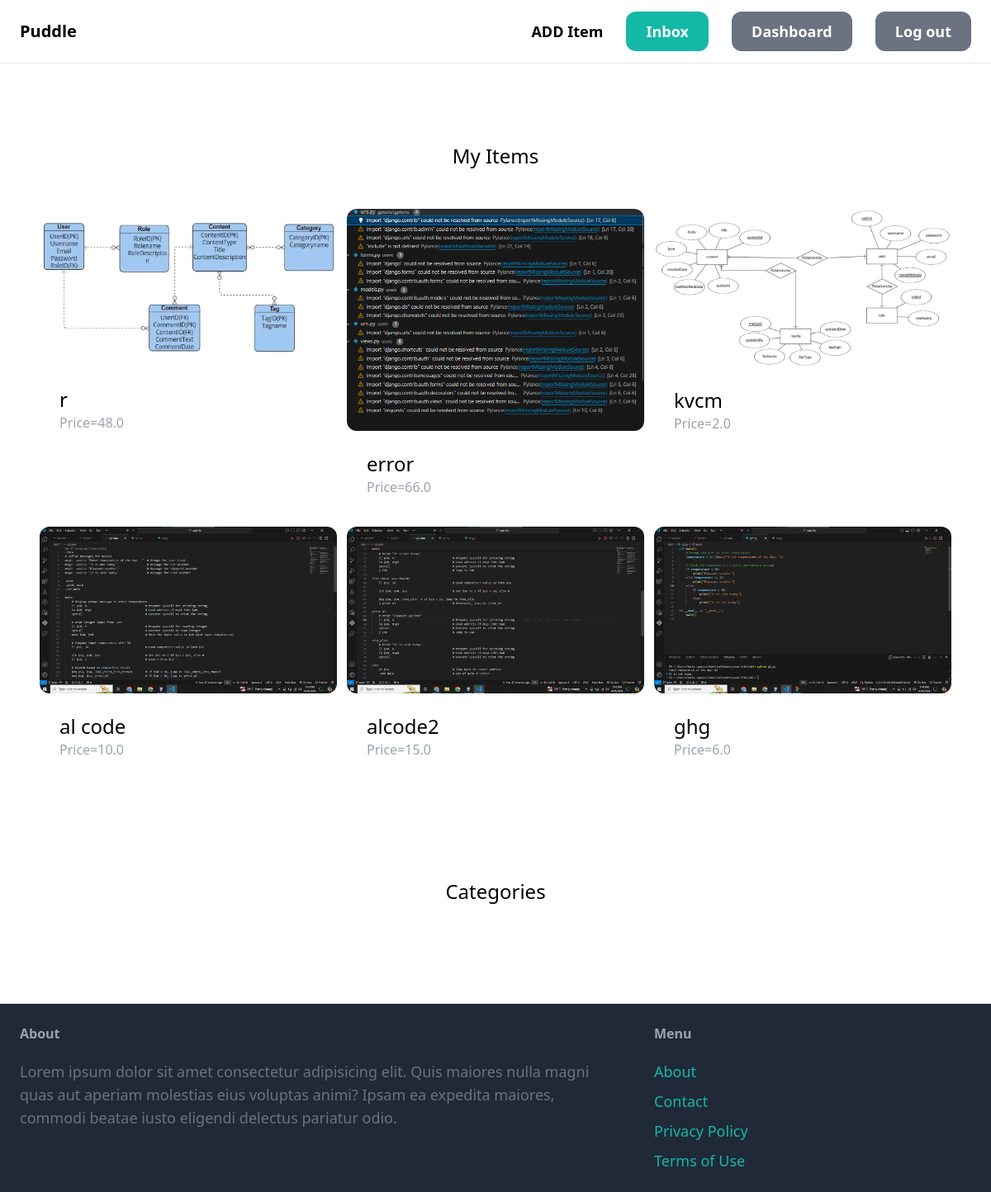
Page /Dashboard/ (signed in) on the earlier database version.
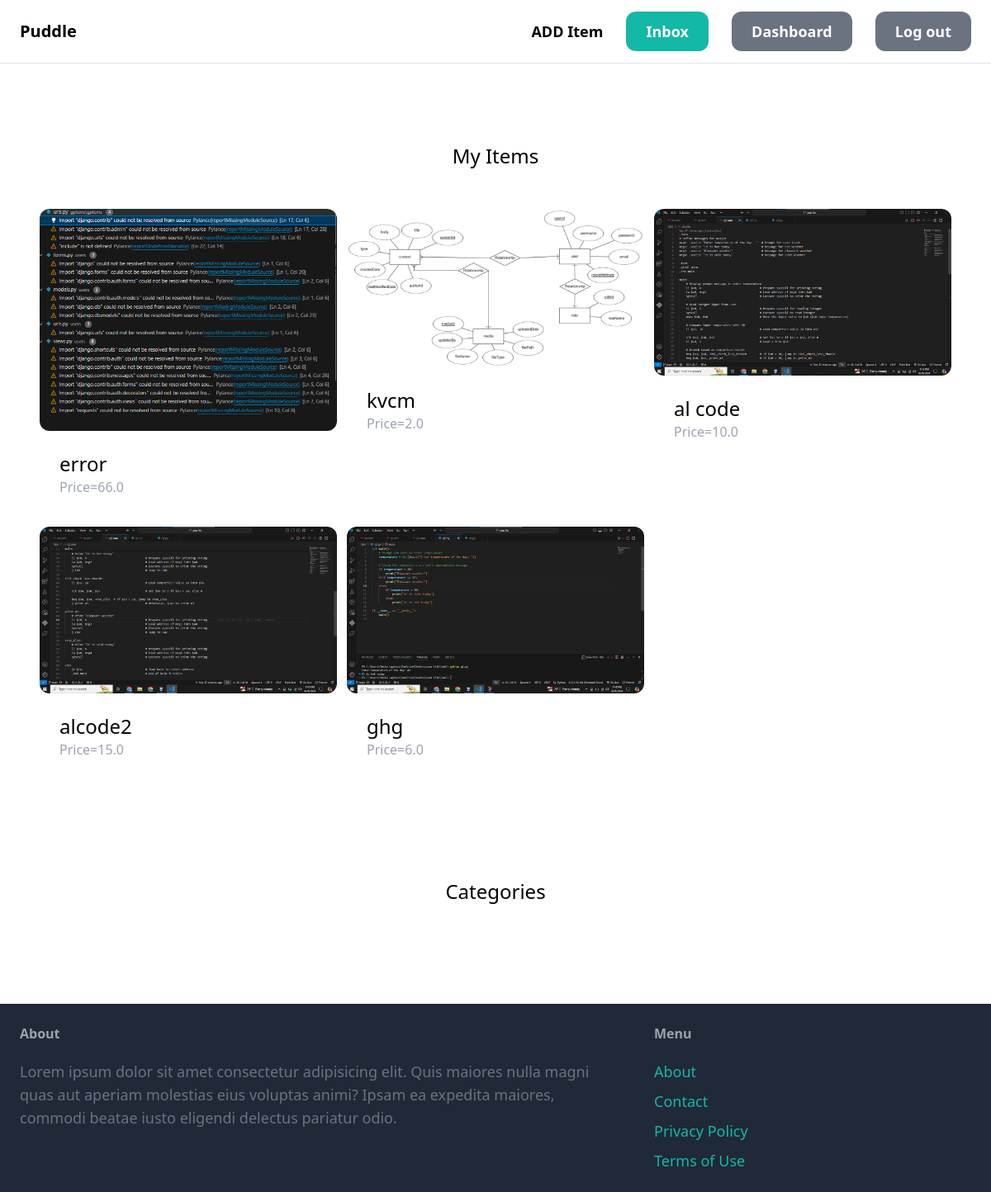
Same page on the later database version.
### item/models.py (models this page shows, shortened)
class Item(models.Model):
    category = models.ForeignKey(Category, related_name='items',on_delete=models.CASCADE)
    name = models.CharField(max_length=255)
    description = models.TextField(blank=True, null=True)
    price = models.FloatField()
    is_sold = models.BooleanField(default=False)
    created_at = models.DateTimeField(auto_now_add=True)
    created_by = models.ForeignKey(User, related_name='items', on_delete = models.CASCADE)
    image = models.ImageField(upload_to='item_images',blank=True,null=True)

### Dashboard/views.py (the view)
# urls.py: path('', views.index, name='index'),
@login_required
def index(request):
    items = Item.objects.filter(created_by=request.user)
    return render(request, 'Dashboard/index.html',{
        'items': items,})

### Dashboard/templates/Dashboard/index.html (shortened to what this page needs)
{% extends 'core/base.html' %}
{% block content %}
<div class="mt-6 px-6 py-12 bg-gray-10 rounded-xl">
    <h2 class="mb-12 text-2xl text-center">My Items</h2>
    <div class="grid grid-cols-3 gap-3">
    {% for item in items %}
    <div>
        <a href="{% url 'item:detail' item.id %}">
            <div>
                <img src="{{ item.image.url }}" class="rounded-xl" >
            </div>
            <div class="p-6 bg-white rounded-xl">
                <h2 class="text-2xl">{{ item.name }}</h2>
                <p class="text-gray-400">Price={{ item.price }}</p>
            </div>
        </a>
    </div>
    {% endfor %}
</div>
</div>
<div class="mt-6 px-6 py-12 bg-gray-10 rounded-xl">
    <h2 class="mb-12 text-2xl text-center">Categories</h2>
</div>
{% endblock %}

Differences in the rows shown:
removed Item: image (picture), name "r", price "48.0"
